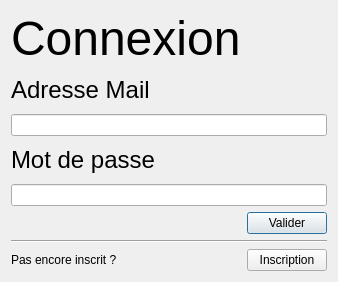
<?xml version="1.0" encoding="UTF-8"?>
<ui version="4.0">
 <class>Connexion</class>
 <widget class="QWidget" name="Connexion">
  <property name="windowModality">
   <enum>Qt::ApplicationModal</enum>
  </property>
  <property name="geometry">
   <rect>
    <x>0</x>
    <y>0</y>
    <width>300</width>
    <height>282</height>
   </rect>
  </property>
  <property name="windowTitle">
   <string>Connexion</string>
  </property>
  <layout class="QGridLayout" name="gridLayout">
   <item row="7" column="1">
    <widget class="QPushButton" name="boutonInscription">
     <property name="text">
      <string>Inscription</string>
     </property>
    </widget>
   </item>
   <item row="2" column="0" colspan="2">
    <widget class="QLineEdit" name="inputMail"/>
   </item>
   <item row="7" column="0">
    <widget class="QLabel" name="label_4">
     <property name="text">
      <string>Pas encore inscrit ?</string>
     </property>
    </widget>
   </item>
   <item row="4" column="0" colspan="2">
    <widget class="QLineEdit" name="inputMDP">
     <property name="echoMode">
      <enum>QLineEdit::Password</enum>
     </property>
    </widget>
   </item>
   <item row="3" column="0">
    <widget class="QLabel" name="label_3">
     <property name="text">
      <string>&lt;html&gt;&lt;head/&gt;&lt;body&gt;&lt;p&gt;&lt;span style=&quot; font-size:18pt;&quot;&gt;Mot de passe&lt;/span&gt;&lt;/p&gt;&lt;/body&gt;&lt;/html&gt;</string>
     </property>
    </widget>
   </item>
   <item row="0" column="0">
    <widget class="QLabel" name="label">
     <property name="text">
      <string>&lt;html&gt;&lt;head/&gt;&lt;body&gt;&lt;p&gt;&lt;span style=&quot; font-size:36pt;&quot;&gt;Connexion&lt;/span&gt;&lt;/p&gt;&lt;/body&gt;&lt;/html&gt;</string>
     </property>
    </widget>
   </item>
   <item row="5" column="1">
    <widget class="QPushButton" name="boutonValider">
     <property name="text">
      <string>Valider</string>
     </property>
     <property name="autoDefault">
      <bool>false</bool>
     </property>
     <property name="default">
      <bool>true</bool>
     </property>
    </widget>
   </item>
   <item row="1" column="0">
    <widget class="QLabel" name="label_2">
     <property name="text">
      <string>&lt;html&gt;&lt;head/&gt;&lt;body&gt;&lt;p&gt;&lt;span style=&quot; font-size:18pt;&quot;&gt;Adresse Mail&lt;/span&gt;&lt;/p&gt;&lt;/body&gt;&lt;/html&gt;</string>
     </property>
    </widget>
   </item>
   <item row="6" column="0" colspan="2">
    <widget class="Line" name="line">
     <property name="orientation">
      <enum>Qt::Horizontal</enum>
     </property>
    </widget>
   </item>
  </layout>
 </widget>
 <resources/>
 <connections/>
</ui>
